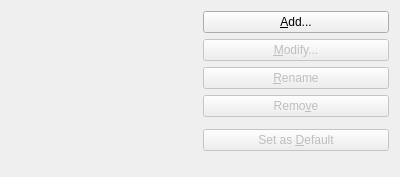
<?xml version="1.0" encoding="UTF-8"?>
<ui version="4.0">
 <class>IdentityWidget</class>
 <widget class="QWidget" name="IdentityWidget">
  <property name="geometry">
   <rect>
    <x>0</x>
    <y>0</y>
    <width>400</width>
    <height>177</height>
   </rect>
  </property>
  <layout class="QVBoxLayout" name="verticalLayout_2">
   <item>
    <layout class="QHBoxLayout" name="horizontalLayout">
     <item>
        <widget class="KIdentityManagementWidgets::IdentityTreeView" name="mIdentityView" native="true"/>
     </item>
     <item>
      <layout class="QVBoxLayout" name="verticalLayout">
       <item>
        <widget class="QPushButton" name="mButtonAdd">
         <property name="toolTip">
          <string>Add a new identity</string>
         </property>
         <property name="text">
          <string>&amp;Add...</string>
         </property>
        </widget>
       </item>
       <item>
        <widget class="QPushButton" name="mModifyButton">
         <property name="enabled">
          <bool>false</bool>
         </property>
         <property name="toolTip">
          <string>Modify the selected identity</string>
         </property>
         <property name="text">
          <string>&amp;Modify...</string>
         </property>
        </widget>
       </item>
       <item>
        <widget class="QPushButton" name="mRenameButton">
         <property name="enabled">
          <bool>false</bool>
         </property>
         <property name="toolTip">
          <string>Rename the selected identity</string>
         </property>
         <property name="text">
          <string>&amp;Rename</string>
         </property>
        </widget>
       </item>
       <item>
        <widget class="QPushButton" name="mRemoveButton">
         <property name="enabled">
          <bool>false</bool>
         </property>
         <property name="toolTip">
          <string>Remove the selected identity</string>
         </property>
         <property name="text">
          <string>Remo&amp;ve</string>
         </property>
        </widget>
       </item>
       <item>
        <widget class="KSeparator" name="kseparator"/>
       </item>
       <item>
        <widget class="QPushButton" name="mSetAsDefaultButton">
         <property name="enabled">
          <bool>false</bool>
         </property>
         <property name="toolTip">
          <string>Use the selected identity by default</string>
         </property>
         <property name="text">
          <string>Set as &amp;Default</string>
         </property>
        </widget>
       </item>
       <item>
        <spacer name="verticalSpacer_2">
         <property name="orientation">
          <enum>Qt::Vertical</enum>
         </property>
         <property name="sizeHint" stdset="0">
          <size>
           <width>20</width>
           <height>40</height>
          </size>
         </property>
        </spacer>
       </item>
      </layout>
     </item>
    </layout>
   </item>
  </layout>
 </widget>
 <customwidgets>
  <customwidget>
   <class>KSeparator</class>
   <extends>QFrame</extends>
   <header>kseparator.h</header>
  </customwidget>
  <customwidget>
   <class>KIdentityManagementWidgets::IdentityTreeView</class>
   <extends>QWidget</extends>
   <header>KIdentityManagementWidgets/IdentityTreeView</header>
   <container>1</container>
  </customwidget>
 </customwidgets>
 <resources/>
 <connections/>
</ui>
